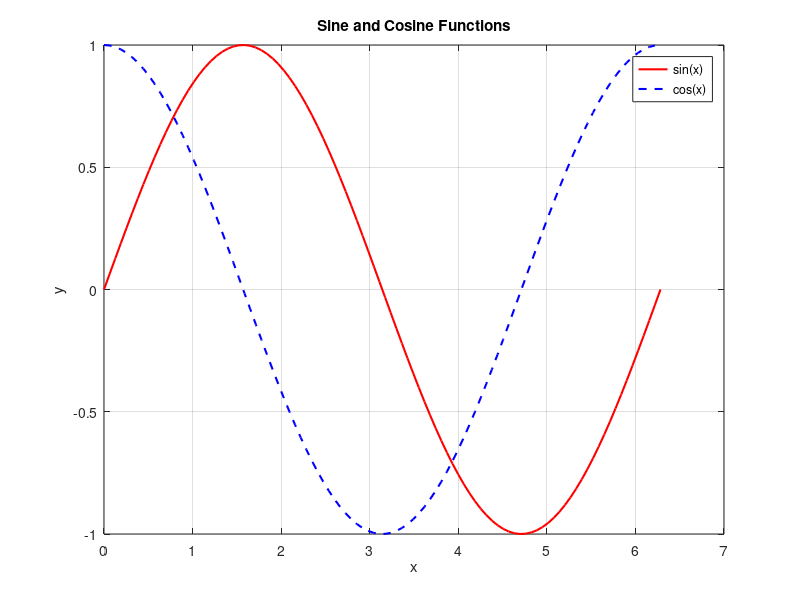
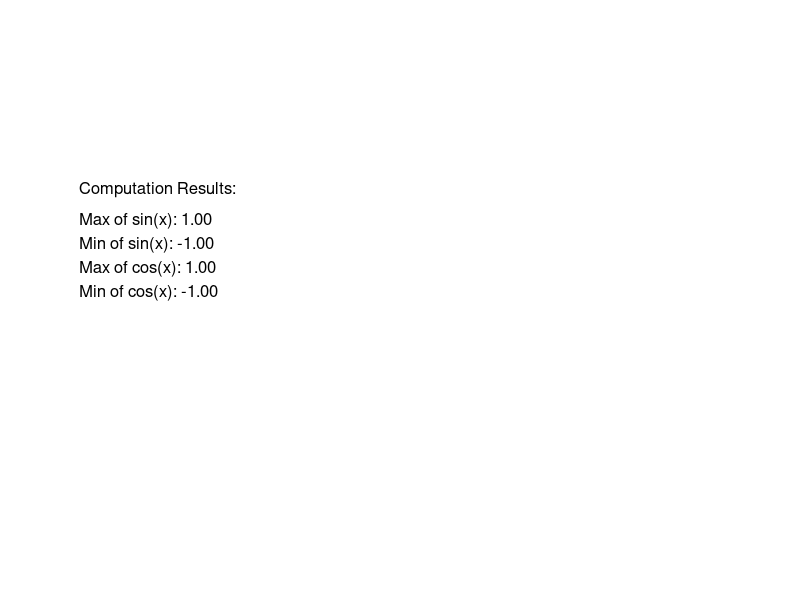
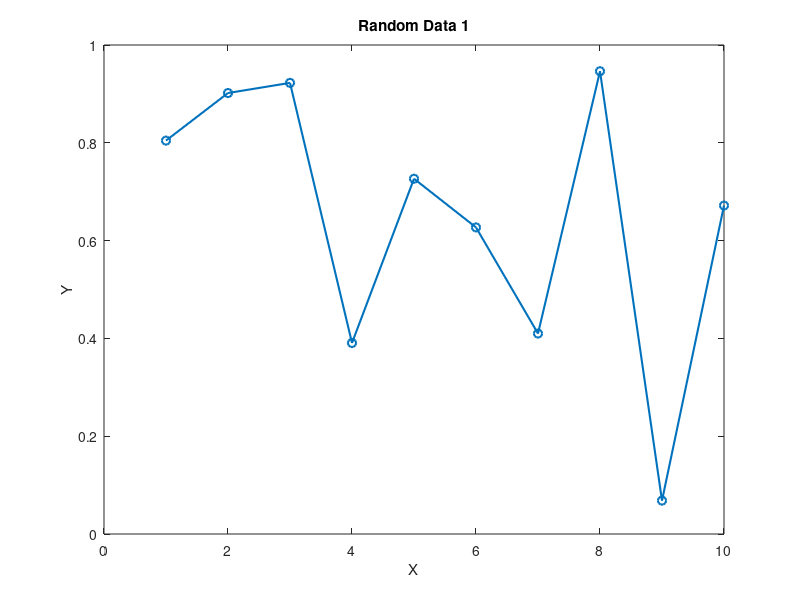
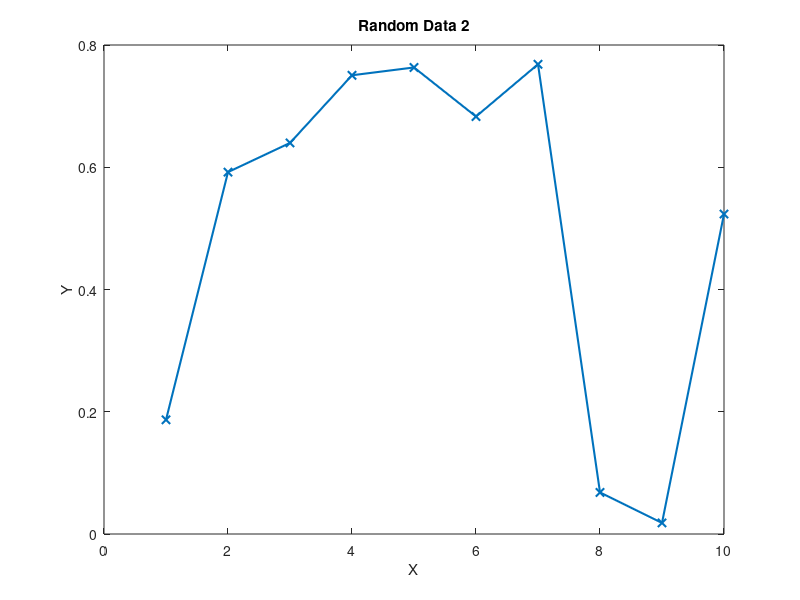

MATLAB code for these plots, in order:
% Generate some results
x = linspace(0, 2*pi, 100);
y = sin(x);
z = cos(x);

% Create a figure for the plot
fig = figure;
plot(x, y, 'r', 'LineWidth', 1.5); hold on;
plot(x, z, 'b--', 'LineWidth', 1.5);
title('Sine and Cosine Functions');
xlabel('x');
ylabel('y');
legend('sin(x)', 'cos(x)');
grid on;

% Save the plot as a PDF
exportgraphics(fig, 'results_plot.pdf', 'ContentType', 'vector'); % Save plot only
close(fig);

% Add Text Results to PDF (Using Figures with Text)
result_fig = figure('Visible', 'off');
annotation('textbox', [0.1, 0.5, 0.8, 0.4], 'String', ...
    sprintf(['Computation Results:\n\n', ...
    'Max of sin(x): %.2f\n', ...
    'Min of sin(x): %.2f\n', ...
    'Max of cos(x): %.2f\n', ...
    'Min of cos(x): %.2f'], ...
    max(y), min(y), max(z), min(z)), ...
    'FontSize', 12, 'EdgeColor', 'none');
exportgraphics(result_fig, 'results_plot.pdf', 'ContentType', 'vector','Append', true);
close(result_fig);

% Combine PDFs using a command-line tool (if needed)
disp('PDFs created: results_plot.pdf and results_text.pdf');



% Define the PDF file name
pdfFileName = 'combined_plots.pdf';

% First Plot
fig1 = figure;
plot(1:10, rand(1, 10), '-o', 'LineWidth', 1.5);
title('Random Data 1');
xlabel('X');
ylabel('Y');
exportgraphics(fig1, pdfFileName, 'ContentType', 'vector', 'Append', false); % Create the PDF
close(fig1);

% Second Plot
fig2 = figure;
plot(1:10, rand(1, 10), '-x', 'LineWidth', 1.5);
title('Random Data 2');
xlabel('X');
ylabel('Y');
exportgraphics(fig2, pdfFileName, 'ContentType', 'vector', 'Append', true); % Append to the PDF
close(fig2);

% Third Plot
fig3 = figure;
plot(1:10, rand(1, 10), '-s', 'LineWidth', 1.5);
title('Random Data 3');
xlabel('X');
ylabel('Y');
exportgraphics(fig3, pdfFileName, 'ContentType', 'vector', 'Append', true); % Append to the PDF
close(fig3);

disp(['Combined PDF created: ', pdfFileName]);
